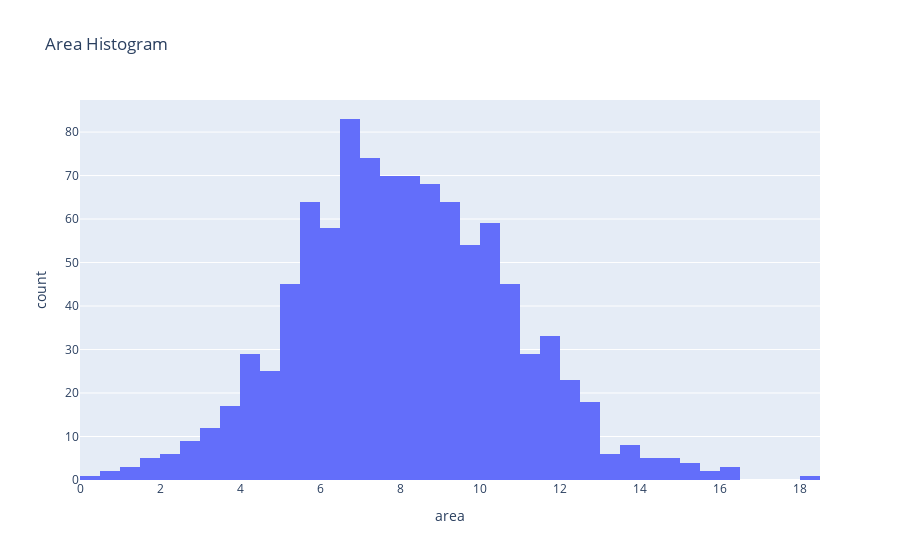

Here is the notebook cell this chart was saved with:
### Code cell
fig = px.histogram(df, x="area", title="Area Histogram")
fig.show()

### Figure 1 — Plotly figure (JSON) as saved in the notebook; plotly's stock layout.template omitted (floating-point values rounded to 4 significant figures; data arrays with more than 128 entries replaced by an {"elided": "..."} marker saying what was removed)
{"data": [{"alignmentgroup": "True", "bingroup": "x", "hovertemplate": "area=%{x}<br>count=%{y}<extra></extra>", "legendgroup": "", "marker": {"color": "#636efa", "pattern": {"shape": ""}}, "name": "", "offsetgroup": "", "orientation": "v", "showlegend": false, "type": "histogram", "x": {"elided": "1000 float values"}, "xaxis": "x", "yaxis": "y"}], "layout": {"barmode": "relative", "legend": {"tracegroupgap": 0}, "title": {"text": "Area Histogram"}, "xaxis": {"anchor": "y", "domain": [0, 1], "title": {"text": "area"}}, "yaxis": {"anchor": "x", "domain": [0, 1], "title": {"text": "count"}}}}
